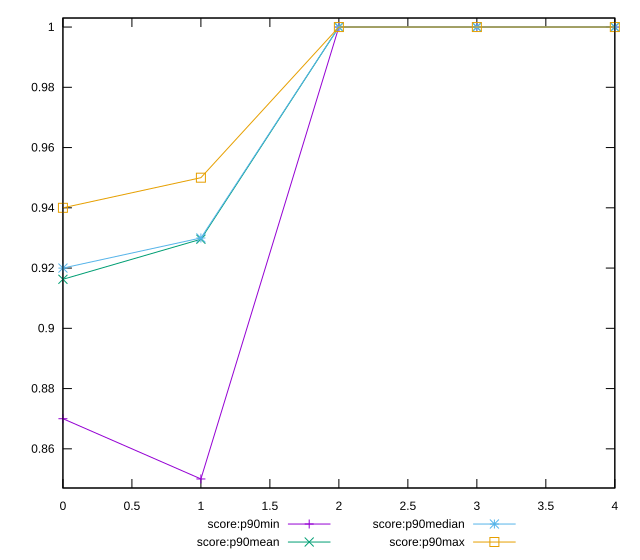

This chart was generated by the following gnuplot code:
reset

$scoreP90Min <<EOF
0 0.87
1 0.85
2 1
3 1
4 1
EOF

$scoreP90Mean <<EOF
0 0.9162765957446815
1 0.9295744680851064
2 1
3 1
4 1
EOF

$scoreP90Median <<EOF
0 0.92
1 0.93
2 1
3 1
4 1
EOF

$scoreP90Max <<EOF
0 0.94
1 0.95
2 1
3 1
4 1
EOF

set key outside below
set xrange [0:4]
set yrange [0.847:1.003]
set trange [0.847:1.003]
set terminal svg size 640, 560 enhanced background rgb 'white'
set output "report_00022_2021-02-20T12:08:46.964Z/bootup-time/progression/score.svg"

plot $scoreP90Min title "score:p90min" with linespoints, \
     $scoreP90Mean title "score:p90mean" with linespoints, \
     $scoreP90Median title "score:p90median" with linespoints, \
     $scoreP90Max title "score:p90max" with linespoints

reset
